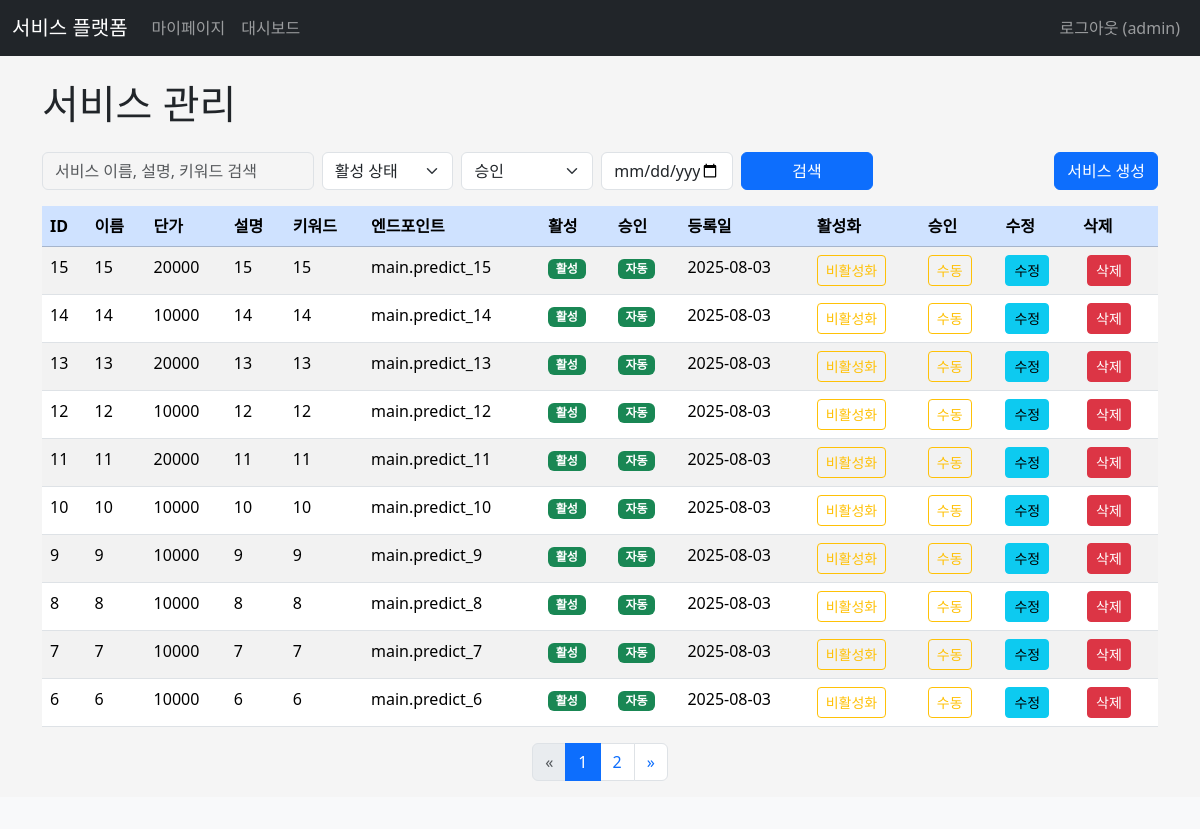
The page /adminx/services (signed in) on the database its author committed.
### apps/dbmodels.py (models this page shows, shortened)
class User(db.Model, UserMixin):  # db.Model, UserMixin 상속하는 User 클래스 생성
    __tablename__= "users"  # 삭제시, 테이블 이름은 Model 이름 소문자
    id=db.Column(db.Integer,primary_key=True)
    username=db.Column(db.String, index=True)
    email=db.Column(db.String, unique=True, index= True)
    password_hash=db.Column(db.String)
    is_admin=db.Column(db.Boolean,default=False)
    is_active=db.Column(db.Boolean, default=True)  # 활성화 여부
    usage_count = db.Column(db.Integer, default=0)
    daily_limit = db.Column(db.Integer, default=1000)
    monthly_limit = db.Column(db.Integer, default=5000)
    created_at=db.Column(db.DateTime, default= datetime.now)
    updated_at=db.Column(db.DateTime, default= datetime.now, onupdate=datetime.now)
    subscriptions = db.relationship('Subscription', backref='user', lazy=True, cascade='all, delete-orphan')
    @property
    def password(self):
        """
        Prevent direct reading of the password.
        Attempting to read `user.password` will raise an AttributeError.
        """
        raise AttributeError('password is not a readable attribute')
    @property
    def is_authenticated(self):
        return True

class Service(db.Model):
    __tablename__ = "services"
    id = db.Column(db.Integer, primary_key=True)
    servicename = db.Column(db.String(100), unique=True, nullable=False)
    is_active=db.Column(db.Boolean, default=True)  # 활성화 여부
    is_auto=db.Column(db.Boolean, default=True)  # 자동승인 여부
    price = db.Column(db.Integer, default=0, nullable=False)  # 서비스 단가
    description = db.Column(db.Text, nullable=False)
    keywords = db.Column(db.String(200), nullable=False)
    service_endpoint = db.Column(db.String(255), nullable=True)  # 서비스 엔드포인트 함수, 일단 True
    created_at=db.Column(db.DateTime, default= datetime.now)
    updated_at=db.Column(db.DateTime, default= datetime.now, onupdate=datetime.now)
    subscriptions = db.relationship('Subscription', backref='service', lazy=True, cascade="all, delete-orphan")

### apps/adminx/views.py (the view, shortened to what this page needs)
@adminx.route('/services', methods=['GET', 'POST'])
@admin_required
def services():
    PER_PAGE = 10
    page = request.args.get('page', 1, type=int)
    search_query = request.args.get('search', '', type=str)
    is_active_query = request.args.get('is_active', '', type=str) # 'true', 'false', or ''
    is_auto_query = request.args.get('is_auto', '', type=str) # 'true', 'false', or ''
    created_at_query = request.args.get('created_at', '', type=str) # YYYY-MM-DD format
    services_query = Service.query
    if is_active_query:
        if is_active_query == 'true':
            services_query = services_query.filter(Service.is_active == True)
        elif is_active_query == 'false':
            services_query = services_query.filter(Service.is_active == False)
    if is_auto_query:
        if is_auto_query == 'true':
            services_query = services_query.filter(Service.is_auto == True)
        elif is_auto_query == 'false':
            services_query = services_query.filter(Service.is_auto == False)
    services_pagination = services_query.order_by(Service.created_at.desc()).paginate(page=page, per_page=PER_PAGE, error_out=False)
    services = services_pagination.items
    return render_template(
        'adminx/services.html',
        title='사용자 관리',
        services=services,
        pagination=services_pagination,
        search_query=search_query,
        is_active_query=is_active_query,
        is_auto_query=is_auto_query,
        created_at_query=created_at_query,
    )

### apps/adminx/templates/adminx/services.html (shortened to what this page needs)
{% extends "base.html" %}
{% block content %}
<h1 class="mb-4">서비스 관리</h1>
<div class="row mb-3 align-items-end">
    <div class="col-md-9 col-12">
        <form action="{{ url_for('adminx.services') }}" method="GET">
            <div class="row g-2">
                <div class="col-md-4 col-12">
                    <input type="search" name="search" class="form-control" placeholder="서비스 이름, 설명, 키워드 검색"
                           value="{{ search_query if search_query }}" aria-label="Search">
                </div>
                <div class="col-md-2 col-6">
                    <select name="is_active" class="form-select">
                        <option value="">활성 상태</option>
                    </select>
                </div>
                <div class="col-md-2 col-6">
                    <select name="is_auto" class="form-select">
                        <option value="">승인</option>
                    </select>
                </div>
                <div class="col-md-2 col-12">
                    <input type="date" name="created_at" class="form-control" placeholder="등록일"
                           value="{{ created_at_query if created_at_query }}" aria-label="Registration Date">
                </div>
                <div class="col-md-2 col-12 d-grid">
                    <button class="btn btn-primary" type="submit">검색</button>
                </div>
            </div>
        </form>
    </div>
    <div class="col-md-3 col-12 mt-2 mt-md-0 d-grid d-md-block text-md-end">
        <a href="{{ url_for('adminx.create_service') }}" class="btn btn-primary user-create-btn">서비스 생성</a>
    </div>
</div>
{% if services %}
<div class="table-responsive">
    <table class="table table-hover table-striped">
        <thead class="table-primary">
            <tr>
                <th scope="col">ID</th>
                <th scope="col">이름</th>
                <th scope="col">단가</th>
                <th scope="col">설명</th>
                <th scope="col">키워드</th>
                <th scope="col">엔드포인트</th>
                <th scope="col">활성</th>
                <th scope="col">승인</th>
                <th scope="col">등록일</th>
                <th scope="col">활성화</th>
                <th scope="col">승인</th>
                <th scope="col">수정</th>
                <th scope="col">삭제</th>
            </tr>
        </thead>
        <tbody>
            {% for service in services %}
            <tr>
                <td>{{ service.id }}</td>
                <td>{{ service.servicename }}</td>
                <td>{{ service.price }}</td>
                <td>{{ service.description }}</td>
                <td>{{ service.keywords }}</td>
                <td>{{ service.service_endpoint }}</td>
                <td>
                    {% if service.is_active %}
                        <span class="badge bg-success">활성</span>
                    {% else %}
                        <span class="badge bg-warning text-dark">비활성</span>
                    {% endif %}
                </td>
                <td>
                    {% if service.is_auto %}
                        <span class="badge bg-success">자동</span>
                    {% else %}
                        <span class="badge bg-warning text-dark">수동</span>
                    {% endif %}
                </td>
                <td>{{ service.created_at.strftime('%Y-%m-%d') }}</td>
                <td>
                    <form method="POST" action="{{ url_for('adminx.toggle_service_active', service_id=service.id, search=search_query, page=pagination.page, is_active=is_active_query, created_at=created_at_query) }}" style="display:inline;">
                        <button type="submit" class="btn btn-sm {% if service.is_active %}btn-outline-warning{% else %}btn-outline-success{% endif %}"
                                onclick="return confirm('이 서비스의 활성화 상태를 변경하시겠습니까?');">
                            {{ '비활성화' if service.is_active else '활성화' }}
                        </button>
                    </form>
                </td>
                <td>
                    <form method="POST" action="{{ url_for('adminx.toggle_service_auto', service_id=service.id, search=search_query, page=pagination.page, is_active=is_active_query, is_auto=is_auto_query, created_at=created_at_query) }}" style="display:inline;">
                        <button type="submit" class="btn btn-sm {% if service.is_auto %}btn-outline-warning{% else %}btn-outline-success{% endif %}"
                                onclick="return confirm('이 서비스의 승인 조건을 변경하시겠습니까?');">
                            {{ '수동' if service.is_auto else '자동' }}
                        </button>
                    </form>
                </td>
                <td>
                    <a href="{{ url_for('adminx.edit_service', service_id=service.id) }}" class="btn btn-sm btn-info">수정</a>
                </td>
                <td>
                    <form method="POST" action="{{ url_for('adminx.delete_service', service_id=service.id, search=search_query, page=pagination.page, is_active=is_active_query, created_at=created_at_query) }}" style="display:inline;" class="ms-1">
                        <button type="submit" class="btn btn-sm btn-danger"
                                onclick="return confirm('정말로 {{ service.servicename }} 서비스를 삭제하시겠습니까? 이 작업은 되돌릴 수 없습니다.');">
                            삭제
                        </button>
                    </form>
                </td>
            </tr>
            {% endfor %}
        </tbody>
    </table>
</div>
<nav aria-label="Page navigation">
    <ul class="pagination justify-content-center">
        {% if pagination.has_prev %}
        <li class="page-item">
            <a class="page-link" href="{{ url_for('adminx.services', page=pagination.prev_num, search=search_query, is_active=is_active_query, created_at=created_at_query) }}" aria-label="Previous">
                <span aria-hidden="true">&laquo;</span>
            </a>
        </li>
        {% else %}
        <li class="page-item disabled">
            <span class="page-link">&laquo;</span>
        </li>
        {% endif %}
        {% for p in pagination.iter_pages() %}
            {% if p %}
                {% if p == pagination.page %}
                <li class="page-item active" aria-current="page"><span class="page-link">{{ p }}</span></li>
                {% else %}
                <li class="page-item"><a class="page-link" href="{{ url_for('adminx.services', page=p, search=search_query, is_active=is_active_query, created_at=created_at_query) }}">{{ p }}</a></li>
                {% endif %}
            {% else %}
                <li class="page-item disabled"><span class="page-link">...</span></li>
            {% endif %}
        {% endfor %}
        {% if pagination.has_next %}
        <li class="page-item">
            <a class="page-link" href="{{ url_for('adminx.services', page=pagination.next_num, search=search_query, is_active=is_active_query, created_at=created_at_query) }}" aria-label="Next">
                <span aria-hidden="true">&raquo;</span>
            </a></li>
        {% else %}
        <li class="page-item disabled">
            <span class="page-link">&raquo;</span></li>
        {% endif %}
    </ul></nav>
{% else %}
<div class="alert alert-info" role="alert">
    등록된 서비스가 없습니다.
</div>
{% endif %}
{% endblock %}

### apps/templates/base.html (shortened to what this page needs)
<!doctype  html><html lang="ko"><head><meta charset="UTF-8">
<link href="https://cdn.jsdelivr.net/npm/bootstrap@5.3.7/dist/css/bootstrap.min.css" rel="stylesheet">
<link rel="stylesheet" href={{ url_for('static', filename = 'css/style.css')}}/>
{% block head %}{% endblock %} </head>
<body>
<nav class="navbar navbar-expand-lg navbar-dark bg-dark">
    <div class="container-fluid">
        <a class="navbar-brand" href="{{ url_for('main.index') }}">서비스 플랫폼</a>
        <div class="collapse navbar-collapse" id="navbarNav">
            <ul class="navbar-nav me-auto mb-2 mb-lg-0">
                {% if current_user.is_authenticated %}
                    <li class="nav-item">
                        <a class="nav-link" href="{{ url_for('mypagex.dashboard') }}">마이페이지</a>
                    </li>
                    {% if current_user.is_admin %}
                        <li class="nav-item">
                            <a class="nav-link" href="{{ url_for('adminx.dashboard') }}">대시보드</a></li>
                    {% endif %}
                {% endif %}
            </ul>
            <ul class="navbar-nav">
                {% if current_user.is_authenticated %}
                    <li class="nav-item">
                        <a class="nav-link" href="{{ url_for('auth.logout') }}">로그아웃 ({{ current_user.username }})</a>
                    </li>
                {% endif %}
            </ul>
        </div>
    </div>
</nav>
<main role="main" class="container mt-4">
    {% block content %}{% endblock %}
</main>
<footer class="footer mt-auto py-3 bg-light">
    </footer>
</body></html>

### apps/static/css/style.css (style rules this page uses)
.user-create-btn { width: 100%; }
@media (min-width: 768px) { .user-create-btn { width: auto; } }
body { background-color: #f5f5f5; }
input[type="search"] { background-color: #f5f5f5; }

### apps/adminx/templates/adminx/services.html (style rules this page uses)
.user-create-btn { width: 100%; }
@media (min-width: 768px) { .user-create-btn { width: auto; } }

### rows shown on the page
User: username "admin"
Service: id "15", servicename "15", price "20000", description "15", keywords "15", service_endpoint "main.predict_15", shows "활성", shows "자동", created_at "2025-08-03", is_active "비활성화", is_auto "수동"
Service: id "14", servicename "14", price "10000", description "14", keywords "14", service_endpoint "main.predict_14", shows "활성", shows "자동", created_at "2025-08-03", is_active "비활성화", is_auto "수동"
Service: id "13", servicename "13", price "20000", description "13", keywords "13", service_endpoint "main.predict_13", shows "활성", shows "자동", created_at "2025-08-03", is_active "비활성화", is_auto "수동"
Service: id "12", servicename "12", price "10000", description "12", keywords "12", service_endpoint "main.predict_12", shows "활성", shows "자동", created_at "2025-08-03", is_active "비활성화", is_auto "수동"
Service: id "11", servicename "11", price "20000", description "11", keywords "11", service_endpoint "main.predict_11", shows "활성", shows "자동", created_at "2025-08-03", is_active "비활성화", is_auto "수동"
Service: id "10", servicename "10", price "10000", description "10", keywords "10", service_endpoint "main.predict_10", shows "활성", shows "자동", created_at "2025-08-03", is_active "비활성화", is_auto "수동"
Service: id "9", servicename "9", price "10000", description "9", keywords "9", service_endpoint "main.predict_9", shows "활성", shows "자동", created_at "2025-08-03", is_active "비활성화", is_auto "수동"
Service: id "8", servicename "8", price "10000", description "8", keywords "8", service_endpoint "main.predict_8", shows "활성", shows "자동", created_at "2025-08-03", is_active "비활성화", is_auto "수동"
Service: id "7", servicename "7", price "10000", description "7", keywords "7", service_endpoint "main.predict_7", shows "활성", shows "자동", created_at "2025-08-03", is_active "비활성화", is_auto "수동"
Service: id "6", servicename "6", price "10000", description "6", keywords "6", service_endpoint "main.predict_6", shows "활성", shows "자동", created_at "2025-08-03", is_active "비활성화", is_auto "수동"

### other values the page prints
{{ p }} "1"
{{ p }} "2"
